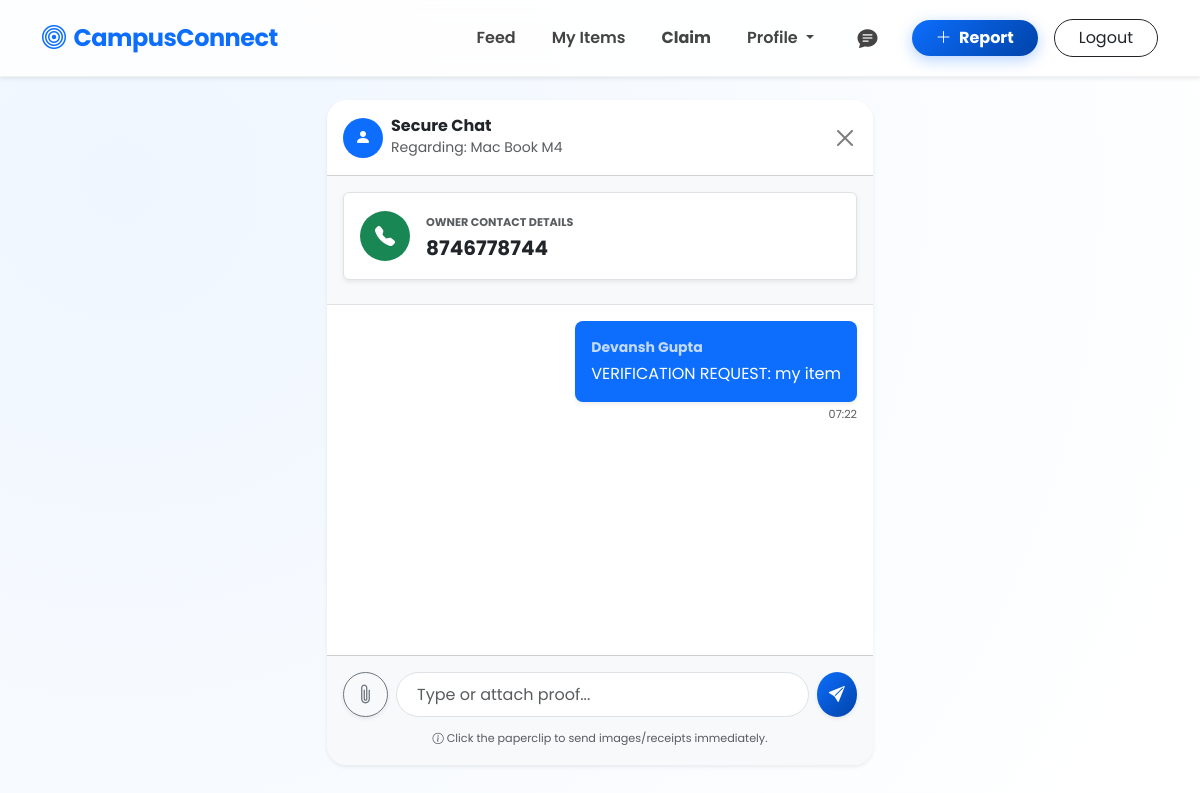
The app's page /chat/1 (signed in) with its own data.
### app.py (models this page shows)
class Item(db.Model):
    id = db.Column(db.Integer, primary_key=True)
    type = db.Column(db.String(10), nullable=False) # Lost or Found
    category = db.Column(db.String(50), nullable=False)
    name = db.Column(db.String(100), nullable=False)
    description = db.Column(db.String(500), nullable=False)
    location = db.Column(db.String(100), nullable=False)
    lat = db.Column(db.String(50), nullable=True)
    lng = db.Column(db.String(50), nullable=True)
    image_hash = db.Column(db.String(50), nullable=True)
    pin = db.Column(db.String(10), nullable=True) # Secure Handover PIN
    image_file = db.Column(db.String(200), nullable=False, default='default.jpg')
    is_urgent = db.Column(db.Boolean, default=False)
    is_resolved = db.Column(db.Boolean, default=False)
    contact_info = db.Column(db.String(100), nullable=False)
    date_posted = db.Column(db.DateTime, default=datetime.utcnow)
    user_id = db.Column(db.Integer, db.ForeignKey('user.id'), nullable=False)
    messages = db.relationship('Message', backref='item', lazy=True, cascade="all, delete")

class Message(db.Model):
    id = db.Column(db.Integer, primary_key=True)
    item_id = db.Column(db.Integer, db.ForeignKey('item.id'), nullable=False)
    sender = db.Column(db.String(50), nullable=False)
    body = db.Column(db.Text, nullable=False)
    attachment = db.Column(db.String(200), nullable=True)
    timestamp = db.Column(db.DateTime, default=datetime.utcnow)

### app.py (the view, shortened to what this page needs)
@app.route('/chat/<int:item_id>', methods=['GET', 'POST'])
@login_required
def chat(item_id):
    item = Item.query.get_or_404(item_id)
    is_owner = (item.user_id == current_user.id)
    has_messaged = Message.query.filter_by(item_id=item.id, sender=current_user.username).first()
    if not is_owner and not has_messaged and not current_user.is_admin:
        flash("Permission denied.", "danger")
        return redirect(url_for('index'))
    messages = Message.query.filter_by(item_id=item_id).order_by(Message.timestamp).all()
    return render_template('chat.html', item=item, messages=messages)

### app.py (called while the page is built)
@login_manager.user_loader
def load_user(user_id):
    return User.query.get(int(user_id))

### templates/chat.html (shortened to what this page needs)
{% extends 'base.html' %} {% block content %}
<div class="row justify-content-center">
  <div class="col-md-8 col-lg-6">
    <div class="card shadow-sm h-100">
      <div
        class="card-header bg-white py-3 d-flex justify-content-between align-items-center"
      >
        <div class="d-flex align-items-center">
          <div
            class="bg-primary text-white rounded-circle d-flex align-items-center justify-content-center me-2"
            style="width: 40px; height: 40px"
          >
            <i class="bi bi-person-fill"></i>
          </div>
          <div>
            <h6 class="mb-0 fw-bold">Secure Chat</h6>
            <small class="text-muted">Regarding: {{ item.name }}</small>
          </div>
        </div>
        <a href="/messages" class="btn-close"></a>
      </div>
      <div class="bg-light p-3 border-bottom">
        <div
          class="d-flex align-items-center bg-white p-3 rounded shadow-sm border mb-2"
        >
          <div
            class="bg-success text-white rounded-circle d-flex align-items-center justify-content-center me-3"
            style="width: 50px; height: 50px"
          >
            <i class="bi bi-telephone-fill fs-5"></i>
          </div>
          <div>
            <small
              class="text-uppercase text-muted fw-bold"
              style="font-size: 0.7rem"
              >Owner Contact Details</small
            >
            <div class="fw-bold text-dark fs-5">{{ item.contact_info }}</div>
          </div>
        </div>
      </div>
      <div class="card-body bg-white overflow-auto" style="height: 350px">
        {% for msg in messages %}
        <div
          class="d-flex flex-column mb-3 {% if msg.sender == current_user.username %}align-items-end{% else %}align-items-start{% endif %}"
        >
          <div
            class="p-3 rounded-3 shadow-sm{% if msg.sender == current_user.username %} bg-primary text-white{% else %} bg-light text-dark border{% endif %}"
            style="max-width: 75%; max-height: auto;"
          >
            <small class="d-block mb-1 opacity-75 fw-bold"
              >{{ msg.sender }}</small
            >
             {{ msg.body }}
          </div>
          <small class="text-muted mt-1" style="font-size: 0.7rem"
            >{{ msg.timestamp.strftime('%H:%M') }}</small
          >
        </div>
        {% else %}
        <div class="text-center text-muted mt-5">
          <i class="bi bi-chat-text display-4 opacity-25"></i>
          <p class="mt-2">Start the conversation below.</p>
        </div>
        {% endfor %}
      </div>
      <div class="card-footer bg-light p-3">
        <form
          action="/chat/{{ item.id }}"
          method="POST"
          enctype="multipart/form-data"
          class="d-flex gap-2 align-items-center"
        >
          <label
            class="btn btn-outline-secondary rounded-circle d-flex align-items-center justify-content-center shadow-sm"
            style="width: 45px; height: 45px; cursor: pointer"
          >
            <i class="bi bi-paperclip fs-5"></i>
          </label>
          <input
            type="text"
            name="message"
            class="form-control rounded-pill bg-white border"
            placeholder="Type or attach proof..."
            style="height: 45px"
          />
          <button
            type="submit"
            class="btn btn-primary rounded-circle shadow-sm"
            style="width: 45px; height: 45px"
          >
            <i class="bi bi-send-fill"></i>
          </button>
        </form>
        <div class="text-center mt-2">
          <small class="text-muted" style="font-size: 0.7rem">
            <i class="bi bi-info-circle"></i> Click the paperclip to send
            images/receipts immediately.
          </small>
        </div>
      </div>
    </div>
  </div>
</div>
{% endblock %}

### static/style.css (style rules this page uses)
:root { --primary-gradient: linear-gradient(135deg, #0d6efd 0%, #0043a8 100%); --glass-bg: rgba(255, 255, 255, 0.95); --glass-border: 1px solid rgba(255, 255, 255, 0.3); --shadow-soft: 0 10px 40px rgba(0, 0, 0, 0.08); --shadow-hover: 0 20px 60px rgba(13, 110, 253, 0.15); }
body { font-family: "Poppins", sans-serif; background-color: #f0f2f5; background-image: radial-gradient( circle at 10% 20%, rgb(239, 246, 255) 0%, rgb(255, 255, 255) 90% ); min-height: 100vh; }
.card { border: none; border-radius: 20px; background: white; box-shadow: var(--shadow-soft); transition: all 0.4s cubic-bezier(0.175, 0.885, 0.32, 1.275); overflow: hidden; }
.btn-primary { background: var(--primary-gradient); border: none; box-shadow: 0 4px 15px rgba(13, 110, 253, 0.3); transition: all 0.3s ease; }
.form-control { border-radius: 12px; border: 2px solid #eee; padding: 12px 20px; transition: all 0.3s ease; }

### records on screen
Item: name "Mac Book M4", contact_info "8746778744"
Message: sender "Devansh Gupta", body "VERIFICATION REQUEST: my item", timestamp "07:22"
